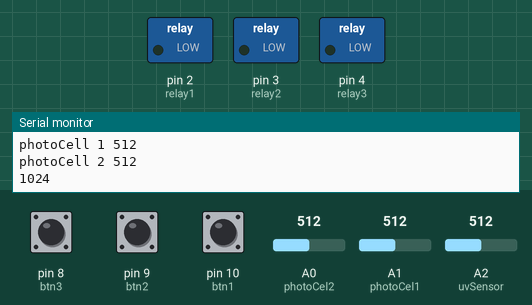
Recording of a sketch running on a simulated Arduino Uno, built with avr-gcc and run on an emulated ATmega328P. Parts: switched loads named in the sketch (green lamp = pin HIGH), the last lines printed to the serial monitor. The test bench sets the inputs (shaded band); at power-on: pin 8 (btn3) LOW, A0 (photoCel2) = 512, pin 9 (btn2) LOW, pin 10 (btn1) LOW, A1 (photoCel1) = 512, A2 (uvSensor) = 512.

Above: at 1.2 s.
1.3 s: pin 8 (btn3) pulled HIGH for 0.85 s
3.6 s: A0 (photoCel2) set to 494
At 5.2 s:
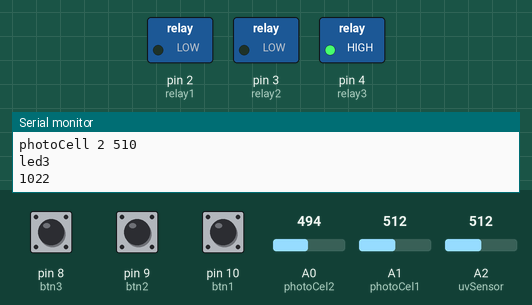
5.5 s: pin 9 (btn2) pulled HIGH for 0.85 s
At 7.4 s:
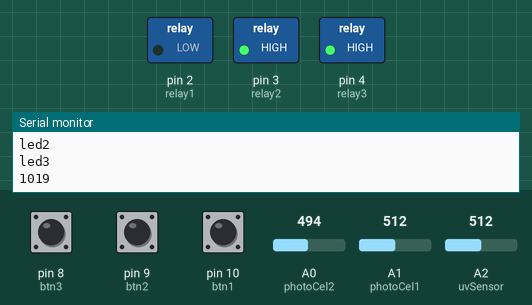
7.8 s: pin 10 (btn1) pulled HIGH for 0.85 s
At 8.6 s:
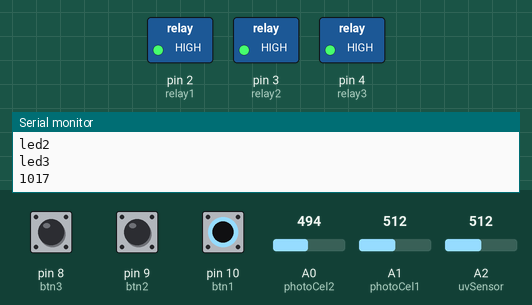
10.1 s: pin 9 (btn2) pulled HIGH for 3.2 s
At 11.4 s:
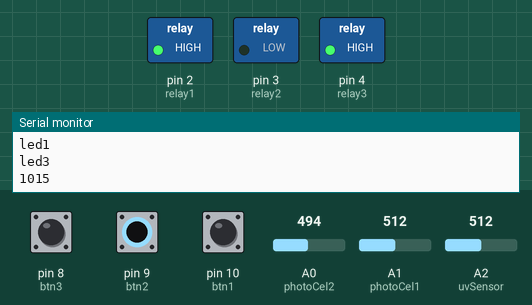
14.8 s: pin 8 (btn3) pulled HIGH for 3.2 s
At 15.7 s:
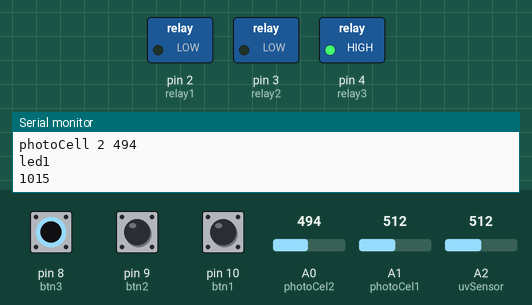
Timing chart, 0 to 17.8 s (numbered marks = the images above; inputs shaded):
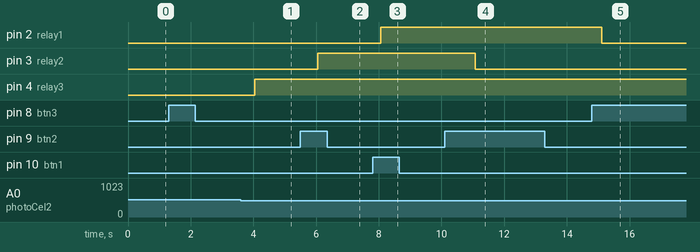

The sketch:

Iluminaty.ino
```cpp
int lumi1, lumi2, lumi3;
int uv, photo1,photo2;
int light;

int btn1 = 10;
int btn2 = 9;
int btn3 = 8;

int uvSensor =A2;
int photoCel1 = A1;
int photoCel2 = A0;

int relay1 = 2;
int relay2 = 3;
int relay3 = 4;

int phArray [10];
int phArray2 [10];
int uvArray [10];

void setup() {

  Serial.begin(9600);
  Serial.println("Setup");

  pinMode(btn1, INPUT);
  pinMode(btn2, INPUT);
  pinMode(btn3, INPUT);

  pinMode(photoCel1, INPUT);
  pinMode(photoCel2, INPUT);
  pinMode(uvSensor, INPUT);

  pinMode(relay1, OUTPUT);
  pinMode(relay2, OUTPUT);
  pinMode(relay3, OUTPUT);

  initArrays();
  Serial.println("Arrays initialized ");
}

void initArrays (){
  int i;
  for (i = 0; i <= 9; i++){
  Serial.println(i);
  phArray[i] = analogRead(photoCel1);
  phArray2[i] = analogRead(photoCel2);
  uvArray[i] = analogRead(uvSensor);
}
}

void updateArrayData(){
 int i;
 phArray[9] = 0;
 phArray2[9] = 0;
 uvArray[9] = 0;
  for (i = 9;i >= 1; i--){
    phArray[i] = phArray[i-1];
    phArray2[i] = phArray2[i-1];
    uvArray[i] = uvArray[i-1];
  }
  phArray[0] = analogRead(photoCel1);
  phArray2[0] = analogRead(photoCel2);
  uvArray[0] = analogRead(uvSensor);
}
int getArrayAverage(){
  photo1 = 0;
  photo2 = 0;
  uv = 0;
  int i ;
  for (i = 0;i <= 9;i++){
  photo1 += phArray[i];
  photo2 += phArray2[i];
  uv += uvArray[i];
  }
  photo1 = photo1/10;
  photo2 = photo2/10;
  uv = uv/10;
}

int LightReading(){
  int lightReading;
/*  uv = analogRead(uvSensor);
  photo1 = analogRead(photoCel1);
  photo2 = analogRead(photoCel2);
  lightReading = (photo1 + photo2)/2+uv;
  return(lightReading);
*/
  updateArrayData();
  getArrayAverage();
  lightReading=(photo1+photo2)/2+uv;
  return(lightReading);
}

void saveValue1(){
  Serial.println("button 1 pressed");
  lumi1 = LightReading();
  }

void saveValue2(){
  Serial.println("button 2 pressed");
  lumi2 = LightReading();
  }
void saveValue3(){
  Serial.println("button 3 pressed");
  lumi3 = LightReading();
  }

void loop()
{
  if(digitalRead(btn1)==HIGH){
  saveValue1();}
  else{
  if(digitalRead(btn2)==HIGH){
  saveValue2();}
  else{
  if(digitalRead(btn3)==HIGH){
  saveValue3();}}}

 Serial.print("UV");
 Serial.println(uv);

 Serial.print("photoCell 1 ");
 Serial.println(photo1);

 Serial.print("photoCell 2 ");
 Serial.println(photo2);

 levelCheck();
 delay(1000);
  // put your main code here, to run repeatedly:

}


void levelCheck(){
 light = LightReading();
 if (light<lumi1){
  //relay 1 is on
  Serial.println("led1");
  digitalWrite(relay1, HIGH);
   }
  else {
     digitalWrite(relay1, LOW);
    //relay one is off
    }
    if (light<lumi2){
   // relay 2 is on
  Serial.println("led2");
  digitalWrite(relay2, HIGH);}
   else {
//    relay 2 is off
     digitalWrite(relay2, LOW);}
    if (light<lumi3){
     // relay3 is on
  Serial.println("led3");
   digitalWrite(relay3, HIGH);
     }
     else{
      //relay is off
     digitalWrite(relay1, LOW);}
     Serial.println(light);
  }
```

Measured:
- the behaviour switches between 512 and 511 on A0 (photoCel2) (found by bisection; images 0 and 1)
- after the input at 3.6 s, pin 4 (relay3): LOW → HIGH after 0.44 s
- after the input at 5.5 s, pin 3 (relay2): LOW → HIGH after 0.55 s
- after the input at 7.8 s, pin 2 (relay1): LOW → HIGH after 0.26 s
- after the input at 10.1 s, pin 3 (relay2): HIGH → LOW after 0.98 s
- after the input at 14.8 s, pin 2 (relay1): HIGH → LOW after 0.32 s
